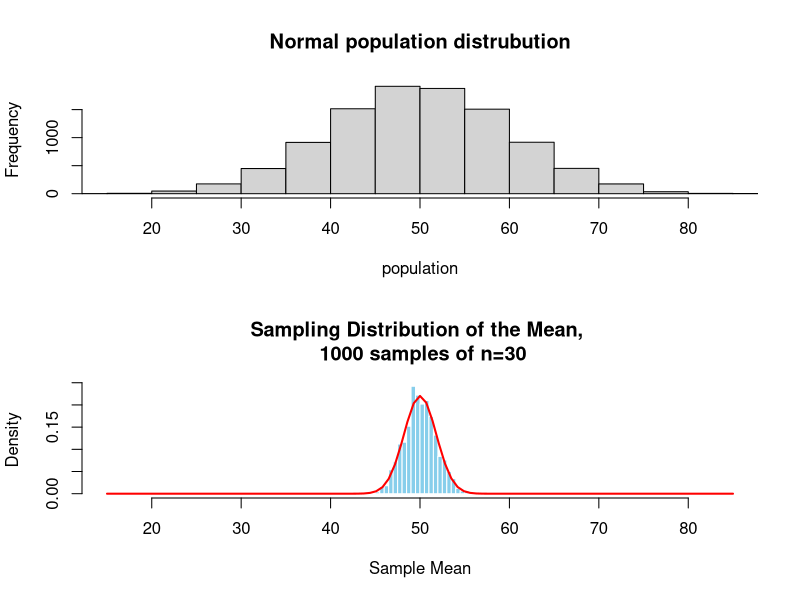
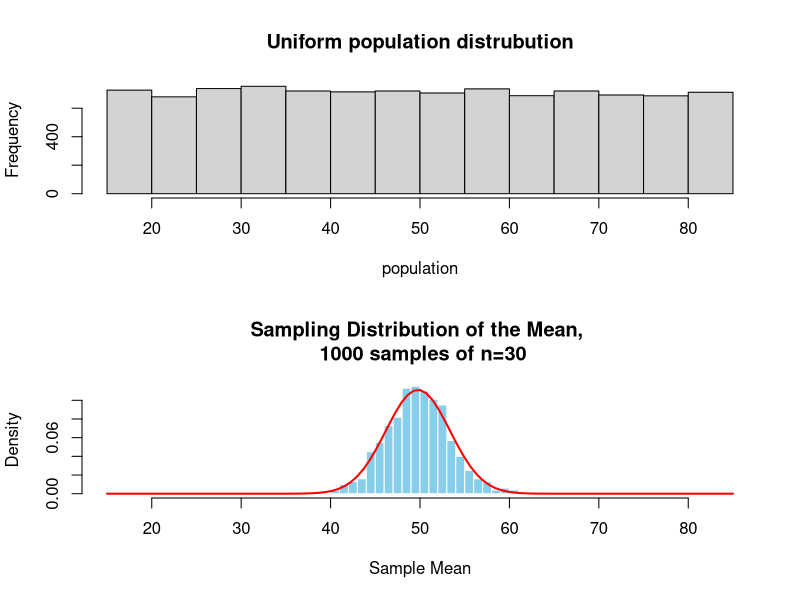
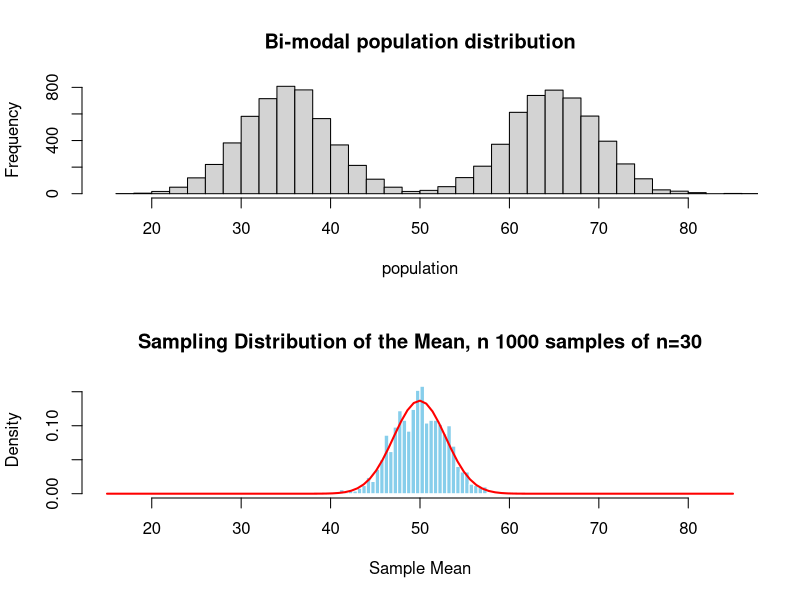
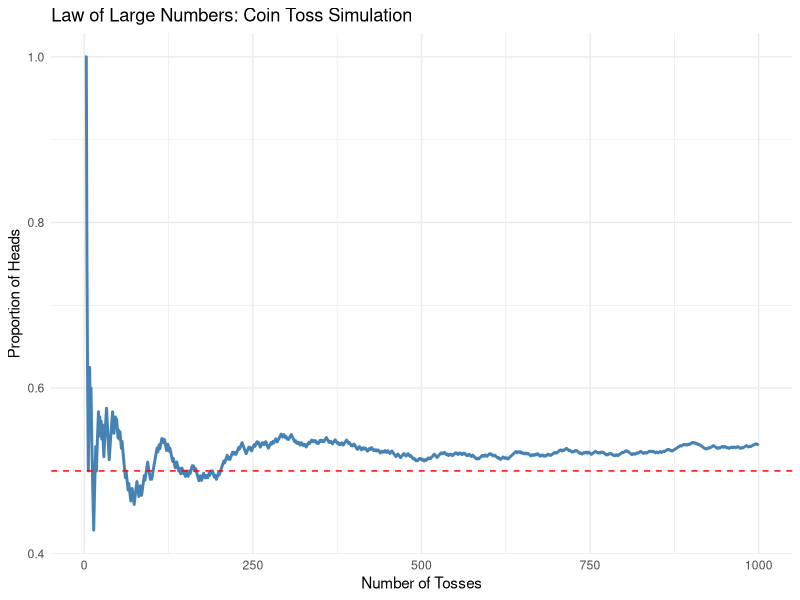

The R source for these figures, in order: (Note: this script raises an error after producing the figures.)
## ---- chunk 1
#| echo: false

# Parameters
population <- rnorm(10000, mean = 50, sd = 10)  # simulate a population
sample_size <- 30
num_samples <- 1000
sample_means <- numeric(num_samples)

par(mfrow= c(2,1))
hist(population, xlim= c(15,85), main = "Normal population distrubution")

# Draw multiple samples and compute their means
for (i in 1:num_samples) {
  sample_i <- sample(population, sample_size, replace = TRUE)
  sample_means[i] <- mean(sample_i)
}

# Plot the sampling distribution of the mean
hist(sample_means, breaks = 30, probability = TRUE,
     main = paste("Sampling Distribution of the Mean, \n 1000 samples of n=30"),
     xlab = "Sample Mean", col = "skyblue", border = "white", xlim= c(15,85))

# Add a normal curve for comparison
curve(dnorm(x, mean = mean(sample_means), sd = sd(sample_means)), 
      col = "red", lwd = 2, add = TRUE)

## ---- chunk 2
#| echo: false

# Parameters
population <- runif(10000, min = 15, max = 85)  # simulate a population
sample_size <- 30
num_samples <- 1000
sample_means <- numeric(num_samples)

par(mfrow= c(2,1))
hist(population, xlim= c(15,85), main = "Uniform population distrubution")

# Draw multiple samples and compute their means
for (i in 1:num_samples) {
  sample_i <- sample(population, sample_size, replace = TRUE)
  sample_means[i] <- mean(sample_i)
}

# Plot the sampling distribution of the mean
hist(sample_means, breaks = 30, probability = TRUE,
     main = paste("Sampling Distribution of the Mean, \n 1000 samples of n=30"),
     xlab = "Sample Mean", col = "skyblue", border = "white", xlim= c(15,85))

# Add a normal curve for comparison
curve(dnorm(x, mean = mean(sample_means), sd = sd(sample_means)), 
      col = "red", lwd = 2, add = TRUE)


## ---- chunk 3
#| echo: false

# Parameters
population <- c(rnorm(10000/2, mean = 65, sd = 5), rnorm(10000/2, mean = 35, sd = 5))  # simulate a population
sample_size <- 30
num_samples <- 1000
sample_means <- numeric(num_samples)

par(mfrow= c(2,1))
hist(population, xlim= c(15,85), breaks=30, main = "Bi-modal population distribution")

# Draw multiple samples and compute their means
for (i in 1:num_samples) {
  sample_i <- sample(population, sample_size, replace = TRUE)
  sample_means[i] <- mean(sample_i)
}

# Plot the sampling distribution of the mean
hist(sample_means, breaks = 30, probability = TRUE,
     main = paste("Sampling Distribution of the Mean, n 1000 samples of n=30"),
     xlab = "Sample Mean", col = "skyblue", border = "white", xlim= c(15,85))

# Add a normal curve for comparison
curve(dnorm(x, mean = mean(sample_means), sd = sd(sample_means)), 
      col = "red", lwd = 2, add = TRUE)

## ---- chunk 4
#| echo: false
library(ggplot2)
# Simulate coin tosses (0 = Tails, 1 = Heads)
num_tosses <- 1000
tosses <- rbinom(num_tosses, 1, 0.5)

# Calculate cumulative proportion of heads
toss_data <- data.frame(
  TossNumber = 1:num_tosses,
  ProportionHeads = cumsum(tosses) / (1:num_tosses)
)

# Plot cumulative proportion
ggplot(toss_data, aes(x = TossNumber, y = ProportionHeads)) +
  geom_line(color = "steelblue", size = 1) +
  geom_hline(yintercept = 0.5, linetype = "dashed", color = "red") +
  labs(title = "Law of Large Numbers: Coin Toss Simulation",
       x = "Number of Tosses",
       y = "Proportion of Heads") +
  theme_minimal()
## ---- chunk 5
n_samples <- 1e4 # the number of samples
smp_size <- 181 # the size of our samples
means <- rep(NA, n_samples) # a vector to contain our mean values

for(i in 1:n_samples){
  x <- rnorm(smp_size, mean = 82, sd= sd(d_bl$LSAS_Screen))
  means[i] <- mean(x)
} 

hist(means, main="Simulated sampling distribution of LSAS means")
## ---- chunk 6
hist(means, main="Simulated sampling distribution of LSAS means")
abline(v = mean(d_bl$LSAS_Screen), col = "red", lwd = 2, lty = 2)  # vertical line showing the observed LSAS-SR mean
## ---- chunk 7
mean(means>= mean(d_bl$LSAS_Screen)) # proportion of simulated means that are larger than our observed mean
## ---- chunk 8
# Set up the plot range
x_range <- seq(-4, 4, length = 500)

# Plot standard normal distribution
plot(x_range, dnorm(x_range), type = "l", lwd = 2, col = "black",
     ylab = "Density", xlab = "x", main = "t-Distribution vs Normal Distribution")

# Add t-distributions with different degrees of freedom
lines(x_range, dt(x_range, df = 1), col = "red", lwd = 2, lty = 2)
lines(x_range, dt(x_range, df = 5), col = "blue", lwd = 2, lty = 3)
lines(x_range, dt(x_range, df = 15), col = "darkgreen", lwd = 2, lty = 4)
lines(x_range, dt(x_range, df = 30), col = "purple", lwd = 2, lty = 5)

# Add a legend
legend("topright", legend = c("Normal (Z)", "t (df=1)", "t (df=5)", "t (df=15)", "t (df=30)"),
       col = c("black", "red", "blue", "darkgreen", "purple"),
       lwd = 2, lty = 1:5, bty = "n")

## ---- chunk 9
se <- sd(d_bl$LSAS_Screen)/ sqrt(nrow(d_bl))
x_bar <- mean(d_bl$LSAS_Screen)
t_value <-  (x_bar - 82) / se
t_value
## ---- chunk 10
1- pt(t_value, df=180)
## ---- chunk 11
1- pnorm(t_value)
## ---- chunk 12
t.test(d_bl$LSAS_Screen, mu = 82, alternative="greater")
## ---- chunk 13
#| echo: false
library(ggplot2)
# Define the test statistic
z_stat <- 1.96

# Generate normal distribution
x <- seq(-4, 4, length = 1000)
y <- dnorm(x)
plot_df <- data.frame(x = x, y = y)

# ---- One-sided plot ----
p_one_sided <- ggplot(plot_df, aes(x = x, y = y)) +
  geom_line(color = "black") +
  geom_area(data = subset(plot_df, x >= z_stat), aes(y = y), fill = "blue", alpha = 0.5) +
  geom_vline(xintercept = z_stat, color = "blue", linetype = "dashed") +
  labs(title = "One-sided p-value (Right Tail)",
       x = "Z", y = "Density") +
  theme_minimal()

# ---- Two-sided plot ----
p_two_sided <- ggplot(plot_df, aes(x = x, y = y)) +
  geom_line(color = "black") +
  geom_area(data = subset(plot_df, x >= z_stat), aes(y = y), fill = "red", alpha = 0.5) +
  geom_area(data = subset(plot_df, x <= -z_stat), aes(y = y), fill = "red", alpha = 0.5) +
  geom_vline(xintercept = c(-z_stat, z_stat), color = "red", linetype = "dashed") +
  labs(title = "Two-sided p-value (Both Tails)",
       x = "Z", y = "Density") +
  theme_minimal()

# ---- Plot results ----
print(p_one_sided)
print(p_two_sided)

## ---- chunk 14
#manual code
se <- sd(d_bl$LSAS_Screen)/ sqrt(nrow(d_bl))
x_bar <- mean(d_bl$LSAS_Screen)
t_value <-  (x_bar - 82) / se
(1- pt(t_value, df=180))*2

#or using the t-test function
t.test(d_bl$LSAS_Screen, mu = 82, alternative="two.sided")
## ---- chunk 15
t_value <- qt(1- 0.025, 180) # the t-value for a 95% confidence interval with 180 degrees of freedom

se <- sd(d_bl$LSAS_Screen)/sqrt(nrow(d_bl)) # standard error of LSAS-SR

ucl <- mean(d_bl$LSAS_Screen) + t_value * se # the upper confidence limit
lcl <- mean(d_bl$LSAS_Screen) - t_value * se # the lower confidence limit

print(c(lcl, ucl))
## ---- chunk 16
t.test(d_bl$LSAS_Screen, conf.level = 0.95)  # For a 95% CI
## ---- chunk 17
se <- sd(d_bl$LSAS_Screen)/sqrt(nrow(d_bl)) # standard error of LSAS-SR

ucl <- mean(d_bl$LSAS_Screen) + 1.96 * se
lcl <- mean(d_bl$LSAS_Screen) - 1.96 * se

print(c(lcl, ucl))
